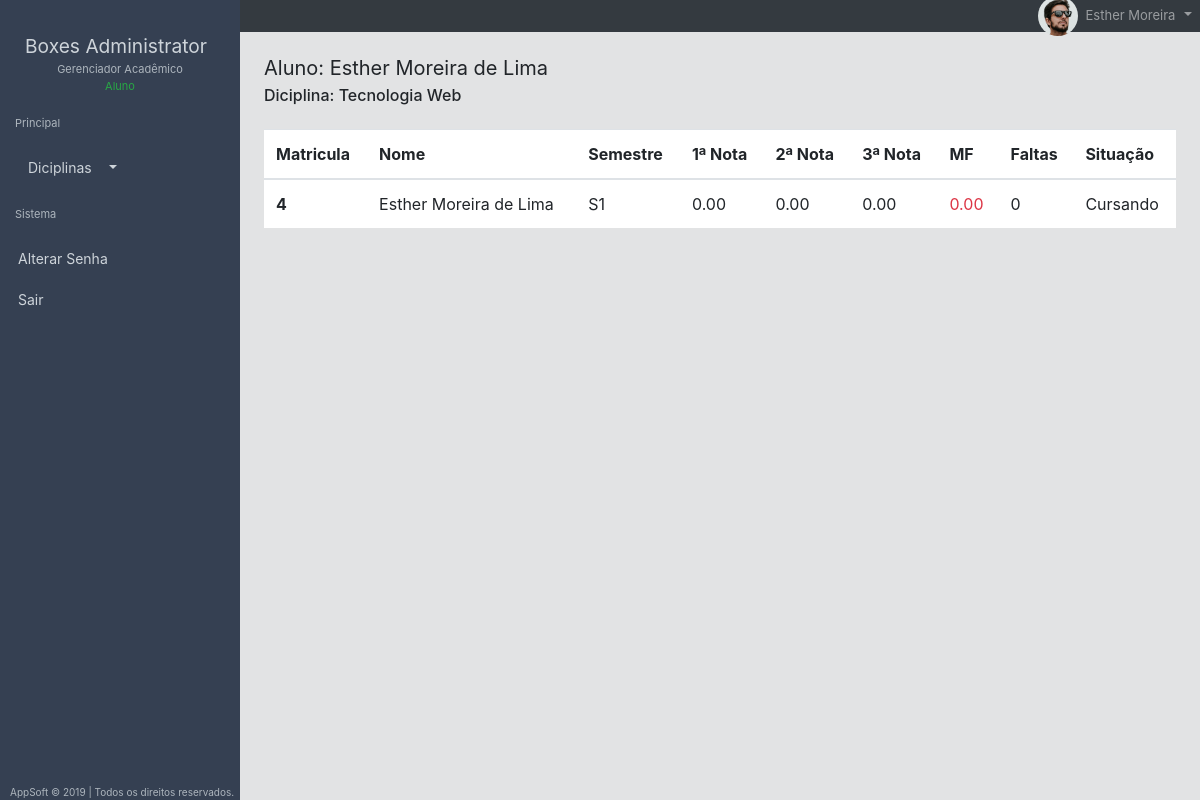
The page /minhasdiciplinas/6/view (signed in) on the database its author committed.
### lanc_notas/models.py (models this page shows, shortened)
class Aluno_Diciplina(models.Model):
	aluno = models.ForeignKey(Aluno, on_delete=models.CASCADE)
	diciplina = models.ForeignKey(Diciplina, on_delete=models.CASCADE)
	n1 = models.DecimalField(max_digits=4, decimal_places=2, null=True, blank=True, default=0)
	n2 = models.DecimalField(max_digits=4, decimal_places=2, null=True, blank=True, default=0)
	n3 = models.DecimalField(max_digits=4, decimal_places=2, null=True, blank=True, default=0)
	media = models.DecimalField(max_digits=4, decimal_places=2, null=True, blank=True, default=0)
	situacao = models.CharField(max_length=50, blank=True)
	faltas = models.IntegerField(null=True, default=0)
	def __str__(self):
		return str(self.aluno)

class Aluno(models.Model):
	matricula = models.AutoField(primary_key=True)
	semestre = models.ForeignKey(Turma, on_delete=models.CASCADE)
	nome = models.CharField(max_length=100)
	data_nac = models.CharField(max_length=12, null=True)
	user = models.OneToOneField(
        settings.AUTH_USER_MODEL,
        on_delete=models.CASCADE, null=True)
	def __str__(self):
		return str(self.nome)

class Diciplina(models.Model):
	cod_diciplina = models.AutoField(primary_key=True)
	nome_diciplina = models.CharField(max_length=30)
	nota_aprovacao = models.DecimalField(max_digits=4, decimal_places=2)
	semestre_aberto = models.BooleanField(default=False)
	def __str__(self):
		return self.nome_diciplina

class Turma(models.Model):
	cod_turma = models.AutoField(primary_key=True)
	semestre = models.CharField(max_length=30)
	def __str__(self):
		return self.semestre

### lanc_notas/views.py (the view)
# urls.py: path('minhasdiciplinas/<int:inscricao>/view', views.notas_alunos),
@login_required(login_url='/login')
@permission_required('lanc_notas.view_aluno', raise_exception=True)
def notas_alunos(request, inscricao):
	aluno = Aluno_Diciplina.objects.get(id=inscricao)
	print('notas_alunos')
	return render(request, 'notas_alunos.html', {'aluno':aluno})

### lanc_notas/templatetags/mytage.py (called while the page is built)
@register.filter()
def can_edit(user, obj):
    if user.has_perm(obj):
        return True
    else:
        return False

### lanc_notas/templates/notas_alunos.html (shortened to what this page needs)
{% extends "layout/base.html" %}
{% block conteudo %}
{% load static %}
{% load mytage %}
  <div class="wrapper">
    <div class="d-flex" id="wrapper">
     {% include "sidebar.html" %}
     <div class="container-fluid">
      {% include 'navbar.html' %}
      <div class="conteudo mt-4 ml-4 mr-4">
            <h5 class="card-title">Aluno: {{aluno}}</h5>
            <h6 class="card-subtitle">Diciplina: {{aluno.diciplina}}</h6>
			<div class="mt-4">
				<table class="table">
					<thead>
					    <tr>
					      <th scope="col">Matricula</th>
					      <th scope="col">Nome</th>
					      <th scope="col">Semestre</th>
					      <th scope="col">1ª Nota</th>
						  <th scope="col">2ª Nota</th>
						  <th scope="col">3ª Nota</th>
						  <th scope="col">MF</th>
						  <th scope="col">Faltas</th>
					      <th scope="col">Situação</th>
					    </tr>
					</thead>
					<tbody>
						<tr>
					     	<th scope="row"> {{aluno.aluno.matricula}}</th>
					    	<td>{{aluno.aluno.nome}}</td>
					    	<td>{{aluno.aluno.semestre}}</td>
					    	<td>{{aluno.n1}}</td>
							<td>{{aluno.n2}}</td>
							<td>{{aluno.n3}}</td>
							<td class="{% if aluno.media >= 7 %}text-success {%else%}text-danger{%endif%}">{{aluno.media}}</td>
							<td>{{aluno.faltas}}</td>
					    	<td>{{aluno.situacao}}</td>
					    </tr>
					</tbody>
				</table>
			</div>
		</div>
     </div>
  </div>
{% endblock %}

### lanc_notas/templates/navbar.html (shortened to what this page needs)
      {% load static %}
      <nav class="navbar navbar-expand-lg navbar-dark bg-dark py-2">
          <div class="container-fluid">
              <a class="navbar-brand icon ion-ios-menu menu-toggle"  href="#"></a>
              <div class="collapse navbar-collapse ml-4 py-2" id="navbarNavDropdown">
                <ul class="navbar-nav">
                    <li class="nav-item dropdown">
                      <a class="nav-link icon ion-md-notifications" href="#" id="navbarDropdownMenuLink" role="button" data-toggle="dropdown"   aria-haspopup="true" aria-expanded="false">
                      </a>
                    </li>
                  <li class="nav-item dropdown">
                      <a class="nav-link dropdown-toggle" href="#" id="navbarDropdownMenuLink" role="button" data-toggle="dropdown" aria-haspopup="true" aria-expanded="false">
                        <img class="rounded-circle mr-2" src="{% static 'img/avatar.jpg' %}" alt="Chris Wood" width="40"></img><span class="user-nav">{{user.first_name}} {{user.last_name}}</span>
                      </a>
                    </li>
                </ul>
          </div>
        </nav>

### gerencia_notas/static/css/sidebar.css (style rules this page uses)
* { margin: 0; padding: 0; }
.icon { font-size: 20px; padding-right: 10px; }
.wrapper { display: flex; width: 100%; }
.ion-ios-menu { font-size: 25px; }
body { overflow-x: visible; }

### gerencia_notas/static/css/estilo.css (style rules this page uses)
* { margin: 0; padding: 0; }
body { background-color: #e2e3e4; }
.container-fluid { margin: 0; padding: 0; }
.navbar-nav { position: absolute; right: 0px; }
a.ion-md-notifications { display: inline-block; margin-top: 3px; font-size: 23px; }
h5.card-title { font-weight: 400; font-size: 20px; }
.user-nav { font-size: 13px; }
.table { background: #fff !important; }

### rows shown on the page
Aluno_Diciplina: aluno.nome "Esther Moreira de Lima", diciplina "Tecnologia Web", aluno.matricula "4", aluno.semestre "S1", n1 "0.00", n2 "0.00", n3 "0.00", media "0.00", faltas "0", situacao "Cursando"

### other values the page prints
{{ user.first_name }} "Esther"
{{ user.last_name }} "Moreira"
